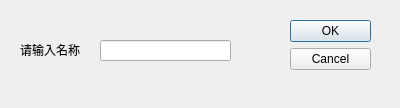
<?xml version="1.0" encoding="UTF-8"?>
<ui version="4.0">
 <class>Create_folder</class>
 <widget class="QDialog" name="Create_folder">
  <property name="geometry">
   <rect>
    <x>0</x>
    <y>0</y>
    <width>400</width>
    <height>108</height>
   </rect>
  </property>
  <property name="windowTitle">
   <string>Create New Folder</string>
  </property>
  <widget class="QDialogButtonBox" name="buttonBox">
   <property name="geometry">
    <rect>
     <x>290</x>
     <y>20</y>
     <width>81</width>
     <height>241</height>
    </rect>
   </property>
   <property name="orientation">
    <enum>Qt::Vertical</enum>
   </property>
   <property name="standardButtons">
    <set>QDialogButtonBox::Cancel|QDialogButtonBox::Ok</set>
   </property>
  </widget>
  <widget class="QLabel" name="label">
   <property name="geometry">
    <rect>
     <x>20</x>
     <y>40</y>
     <width>71</width>
     <height>20</height>
    </rect>
   </property>
   <property name="text">
    <string>请输入名称</string>
   </property>
  </widget>
  <widget class="QLineEdit" name="lineEdit">
   <property name="geometry">
    <rect>
     <x>100</x>
     <y>40</y>
     <width>131</width>
     <height>21</height>
    </rect>
   </property>
  </widget>
 </widget>
 <resources/>
 <connections>
  <connection>
   <sender>buttonBox</sender>
   <signal>accepted()</signal>
   <receiver>Create_folder</receiver>
   <slot>accept()</slot>
   <hints>
    <hint type="sourcelabel">
     <x>248</x>
     <y>254</y>
    </hint>
    <hint type="destinationlabel">
     <x>157</x>
     <y>274</y>
    </hint>
   </hints>
  </connection>
  <connection>
   <sender>buttonBox</sender>
   <signal>rejected()</signal>
   <receiver>Create_folder</receiver>
   <slot>reject()</slot>
   <hints>
    <hint type="sourcelabel">
     <x>316</x>
     <y>260</y>
    </hint>
    <hint type="destinationlabel">
     <x>286</x>
     <y>274</y>
    </hint>
   </hints>
  </connection>
 </connections>
</ui>
